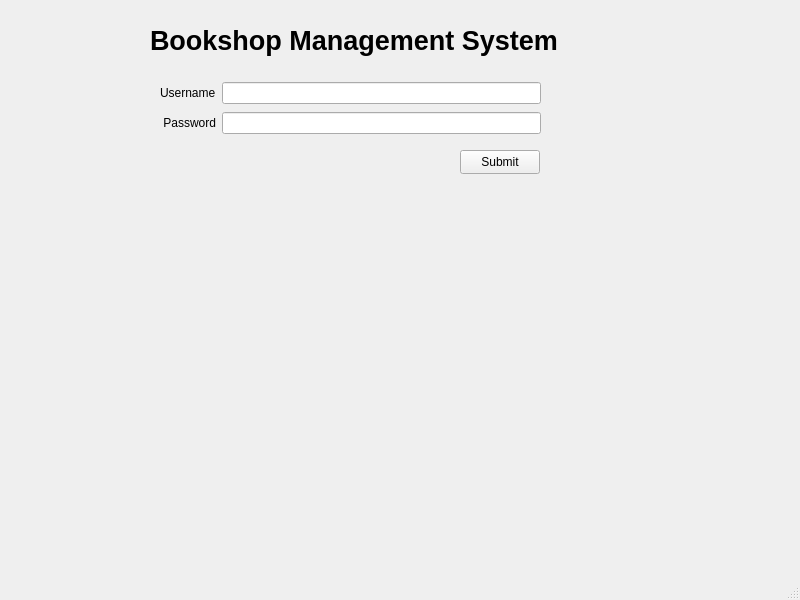
<?xml version="1.0" encoding="UTF-8"?>
<ui version="4.0">
 <class>MainWindow</class>
 <widget class="QMainWindow" name="MainWindow">
  <property name="geometry">
   <rect>
    <x>0</x>
    <y>0</y>
    <width>800</width>
    <height>600</height>
   </rect>
  </property>
  <property name="windowTitle">
   <string>MainWindow</string>
  </property>
  <widget class="QWidget" name="centralwidget">
   <widget class="QStackedWidget" name="stackedWidget">
    <property name="geometry">
     <rect>
      <x>0</x>
      <y>0</y>
      <width>801</width>
      <height>581</height>
     </rect>
    </property>
    <widget class="QWidget" name="page">
     <widget class="QPushButton" name="pushButton">
      <property name="geometry">
       <rect>
        <x>460</x>
        <y>150</y>
        <width>80</width>
        <height>24</height>
       </rect>
      </property>
      <property name="text">
       <string>Submit</string>
      </property>
     </widget>
     <widget class="QLabel" name="label_2">
      <property name="geometry">
       <rect>
        <x>150</x>
        <y>20</y>
        <width>411</width>
        <height>41</height>
       </rect>
      </property>
      <property name="text">
       <string>&lt;html&gt;&lt;head/&gt;&lt;body&gt;&lt;p&gt;&lt;span style=&quot; font-size:20pt; font-weight:700;&quot;&gt;Bookshop Management System&lt;/span&gt;&lt;/p&gt;&lt;/body&gt;&lt;/html&gt;</string>
      </property>
     </widget>
     <widget class="QWidget" name="layoutWidget">
      <property name="geometry">
       <rect>
        <x>160</x>
        <y>80</y>
        <width>381</width>
        <height>26</height>
       </rect>
      </property>
      <layout class="QHBoxLayout" name="horizontalLayout">
       <item>
        <widget class="QLabel" name="label">
         <property name="text">
          <string>Username</string>
         </property>
        </widget>
       </item>
       <item>
        <widget class="QLineEdit" name="lineEdit"/>
       </item>
      </layout>
     </widget>
     <widget class="QWidget" name="layoutWidget">
      <property name="geometry">
       <rect>
        <x>160</x>
        <y>110</y>
        <width>381</width>
        <height>26</height>
       </rect>
      </property>
      <layout class="QHBoxLayout" name="horizontalLayout_2">
       <item>
        <widget class="QLabel" name="label_3">
         <property name="text">
          <string> Password</string>
         </property>
        </widget>
       </item>
       <item>
        <widget class="QLineEdit" name="lineEdit_2">
         <property name="echoMode">
          <enum>QLineEdit::Password</enum>
         </property>
        </widget>
       </item>
      </layout>
     </widget>
    </widget>
    <widget class="QWidget" name="page_2">
     <widget class="QTableWidget" name="tableWidget">
      <property name="geometry">
       <rect>
        <x>30</x>
        <y>30</y>
        <width>751</width>
        <height>481</height>
       </rect>
      </property>
      <property name="editTriggers">
       <set>QAbstractItemView::NoEditTriggers</set>
      </property>
      <property name="selectionBehavior">
       <enum>QAbstractItemView::SelectRows</enum>
      </property>
      <property name="sortingEnabled">
       <bool>false</bool>
      </property>
     </widget>
     <widget class="QPushButton" name="pushButton_2">
      <property name="geometry">
       <rect>
        <x>700</x>
        <y>520</y>
        <width>80</width>
        <height>24</height>
       </rect>
      </property>
      <property name="text">
       <string>Add New</string>
      </property>
     </widget>
    </widget>
    <widget class="QWidget" name="page_3">
     <widget class="QPushButton" name="pushButton_3">
      <property name="geometry">
       <rect>
        <x>330</x>
        <y>350</y>
        <width>80</width>
        <height>24</height>
       </rect>
      </property>
      <property name="text">
       <string>Submit</string>
      </property>
     </widget>
     <widget class="QWidget" name="layoutWidget">
      <property name="geometry">
       <rect>
        <x>60</x>
        <y>50</y>
        <width>91</width>
        <height>111</height>
       </rect>
      </property>
      <layout class="QVBoxLayout" name="verticalLayout">
       <item>
        <widget class="QLabel" name="label_4">
         <property name="text">
          <string>ISBN</string>
         </property>
        </widget>
       </item>
       <item>
        <widget class="QLabel" name="label_5">
         <property name="text">
          <string>Title</string>
         </property>
        </widget>
       </item>
       <item>
        <widget class="QLabel" name="label_6">
         <property name="text">
          <string>Author</string>
         </property>
        </widget>
       </item>
       <item>
        <widget class="QLabel" name="label_7">
         <property name="text">
          <string>Description</string>
         </property>
        </widget>
       </item>
      </layout>
     </widget>
     <widget class="QWidget" name="layoutWidget">
      <property name="geometry">
       <rect>
        <x>150</x>
        <y>50</y>
        <width>258</width>
        <height>284</height>
       </rect>
      </property>
      <layout class="QVBoxLayout" name="verticalLayout_2">
       <item>
        <widget class="QLineEdit" name="lineEdit_3"/>
       </item>
       <item>
        <widget class="QLineEdit" name="lineEdit_4"/>
       </item>
       <item>
        <widget class="QLineEdit" name="lineEdit_5"/>
       </item>
       <item>
        <widget class="QTextEdit" name="textEdit"/>
       </item>
      </layout>
     </widget>
     <widget class="QLabel" name="label_8">
      <property name="geometry">
       <rect>
        <x>70</x>
        <y>10</y>
        <width>221</width>
        <height>41</height>
       </rect>
      </property>
      <property name="text">
       <string>&lt;html&gt;&lt;head/&gt;&lt;body&gt;&lt;p&gt;&lt;span style=&quot; font-size:16pt; font-weight:700;&quot;&gt;Add new book&lt;/span&gt;&lt;/p&gt;&lt;/body&gt;&lt;/html&gt;</string>
      </property>
     </widget>
    </widget>
    <widget class="QWidget" name="page_4">
     <widget class="QWidget" name="layoutWidget_2">
      <property name="geometry">
       <rect>
        <x>40</x>
        <y>60</y>
        <width>91</width>
        <height>111</height>
       </rect>
      </property>
      <layout class="QVBoxLayout" name="verticalLayout_3">
       <item>
        <widget class="QLabel" name="label_9">
         <property name="text">
          <string>ISBN</string>
         </property>
        </widget>
       </item>
       <item>
        <widget class="QLabel" name="label_10">
         <property name="text">
          <string>Title</string>
         </property>
        </widget>
       </item>
       <item>
        <widget class="QLabel" name="label_11">
         <property name="text">
          <string>Author</string>
         </property>
        </widget>
       </item>
       <item>
        <widget class="QLabel" name="label_12">
         <property name="text">
          <string>Description</string>
         </property>
        </widget>
       </item>
      </layout>
     </widget>
     <widget class="QWidget" name="layoutWidget_3">
      <property name="geometry">
       <rect>
        <x>130</x>
        <y>60</y>
        <width>258</width>
        <height>284</height>
       </rect>
      </property>
      <layout class="QVBoxLayout" name="verticalLayout_4">
       <item>
        <widget class="QLineEdit" name="lineEdit_6"/>
       </item>
       <item>
        <widget class="QLineEdit" name="lineEdit_7"/>
       </item>
       <item>
        <widget class="QLineEdit" name="lineEdit_8"/>
       </item>
       <item>
        <widget class="QTextEdit" name="textEdit_2"/>
       </item>
      </layout>
     </widget>
     <widget class="QLabel" name="label_13">
      <property name="geometry">
       <rect>
        <x>50</x>
        <y>20</y>
        <width>221</width>
        <height>41</height>
       </rect>
      </property>
      <property name="text">
       <string>&lt;html&gt;&lt;head/&gt;&lt;body&gt;&lt;p&gt;&lt;span style=&quot; font-size:16pt; font-weight:700;&quot;&gt;Edit Book&lt;/span&gt;&lt;/p&gt;&lt;/body&gt;&lt;/html&gt;</string>
      </property>
     </widget>
     <widget class="QPushButton" name="pushButton_4">
      <property name="geometry">
       <rect>
        <x>310</x>
        <y>360</y>
        <width>80</width>
        <height>24</height>
       </rect>
      </property>
      <property name="text">
       <string>Submit</string>
      </property>
     </widget>
    </widget>
   </widget>
  </widget>
  <widget class="QMenuBar" name="menubar">
   <property name="geometry">
    <rect>
     <x>0</x>
     <y>0</y>
     <width>800</width>
     <height>21</height>
    </rect>
   </property>
  </widget>
  <widget class="QStatusBar" name="statusbar"/>
 </widget>
 <resources/>
 <connections/>
</ui>
